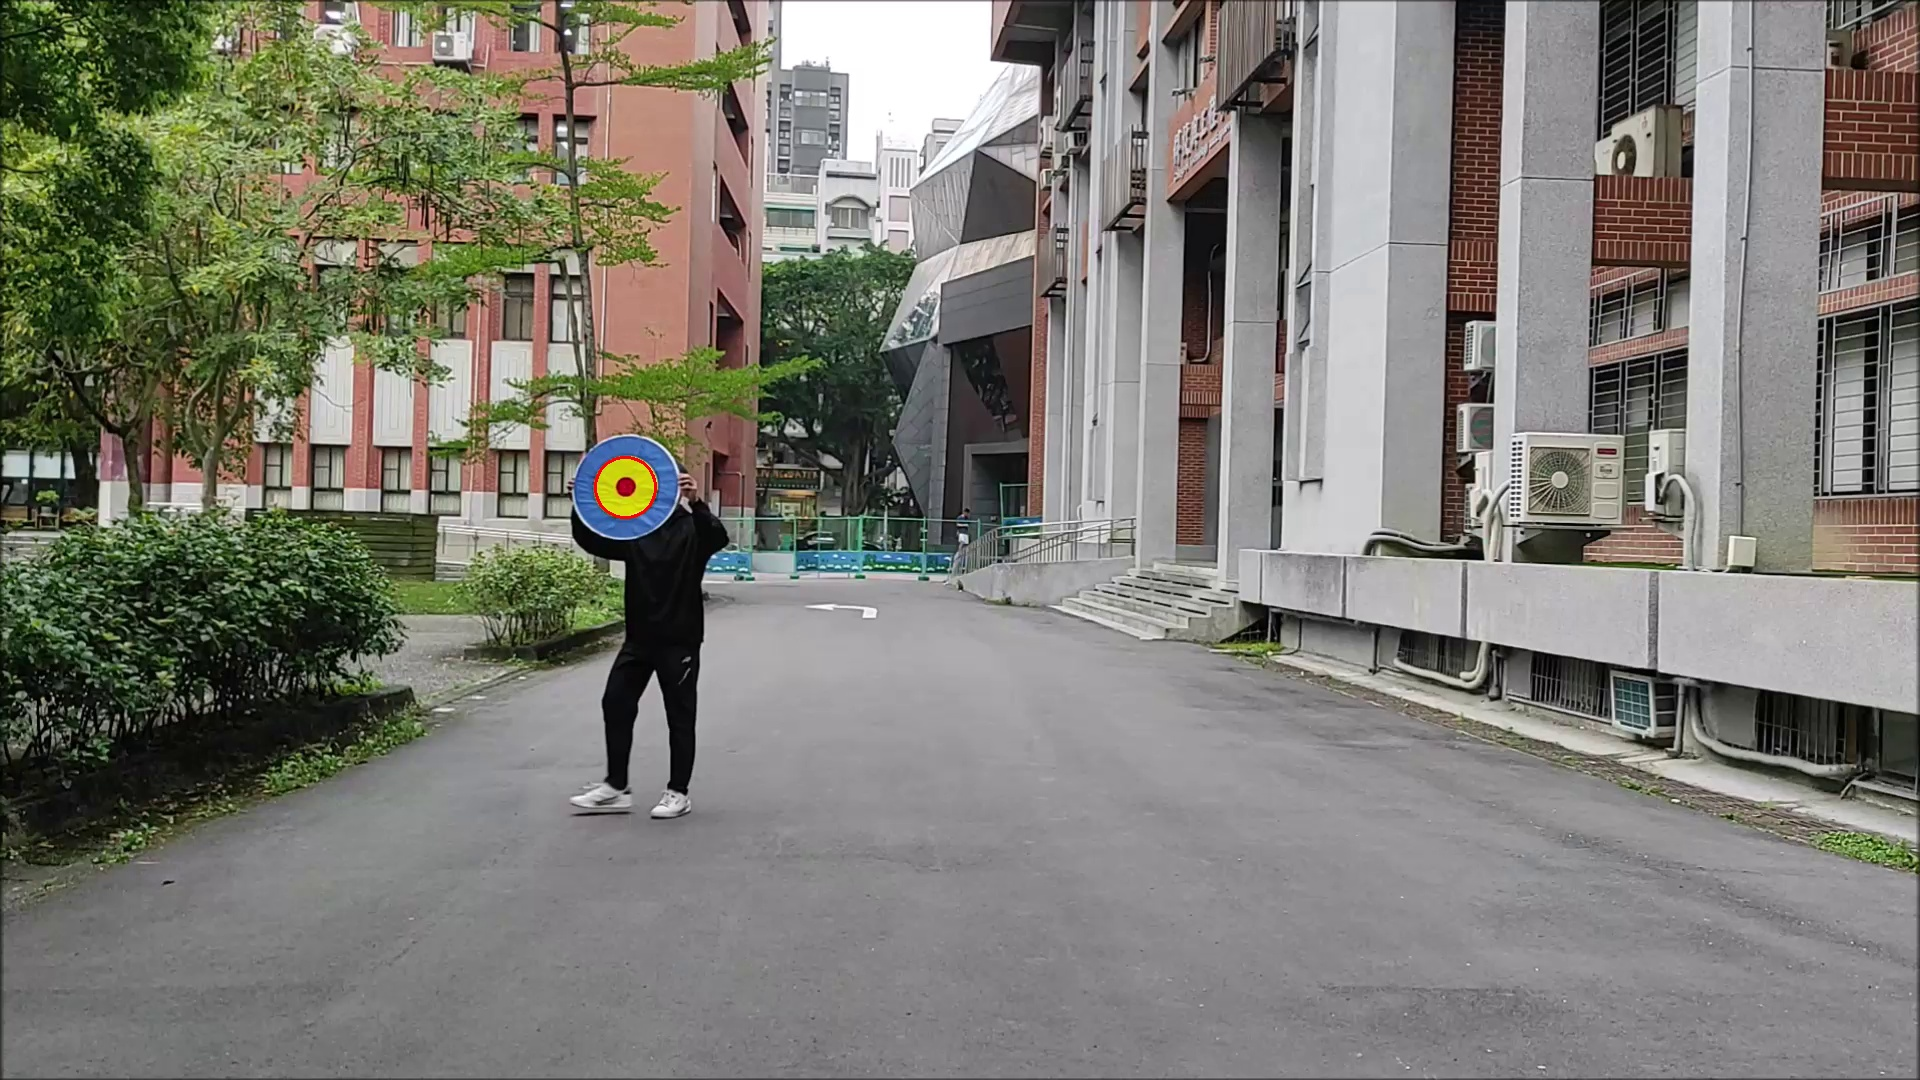

This figure's Python source:
import cv2
import numpy as np
import os,sys
import argparse
import matplotlib.pyplot as plt


sys.path.append('../')
parser = argparse.ArgumentParser()
parser.add_argument('--video_path','-p', type=str, required=True, help='video_path')

args = parser.parse_args()
video_path = args.video_path
video_name = video_path[5:]

video = cv2.VideoCapture(video_path)

frame_width = int(video.get(3))
frame_height = int(video.get(4))
fps = video.get(cv2.CAP_PROP_FPS)

out = cv2.VideoWriter('./output/own_solved/'+ video_name,cv2.VideoWriter_fourcc(*"mp4v"),fps,(frame_width,frame_height))
center_y = None
t=0
while True:

	ret, frame = video.read()
	if ret is False:
		break

	if t ==1:
		break
	t+=1

	img = frame.copy()
	mor = frame.copy()
	# cv2.imwrite('original.jpg',frame)
	kernel = np.ones((5,5),np.uint8)

	closing = cv2.morphologyEx(mor, cv2.MORPH_CLOSE, kernel)

	closed = cv2.add(closing,img)

	hsv = cv2.cvtColor(closed,cv2.COLOR_BGR2HSV)

	blue_lr = np.array([90, 92, 2])
	blue_ur = np.array([130, 255, 150])
	blue_mask = cv2.inRange(hsv, blue_lr, blue_ur)

	# red_lr = np.array([164, 155, 84])
	# red_ur = np.array([179, 255, 255])
	# red_mask = cv2.inRange(hsv, red_lr, red_ur)

	yellow_lr = np.array([20, 136, 210])
	yellow_ur = np.array([40, 255, 255])
	yellow_mask = cv2.inRange(hsv, yellow_lr, yellow_ur)

	blue_cnts, _ = cv2.findContours(blue_mask,cv2.RETR_TREE, cv2.CHAIN_APPROX_SIMPLE)
	# red_cnts, _ = cv2.findContours(red_mask,cv2.RETR_TREE, cv2.CHAIN_APPROX_SIMPLE)
	yellow_cnts, _ = cv2.findContours(yellow_mask,cv2.RETR_TREE, cv2.CHAIN_APPROX_SIMPLE)

	

	for cnt in yellow_cnts:
	    approx_y = cv2.approxPolyDP(cnt, .03*cv2.arcLength(cnt, True), True)
	    ky=cv2.isContourConvex(approx_y)
	    area_y = cv2.contourArea(cnt)
	    if ky & (len(approx_y)>5) & (area_y > 50):
	    	(cx, cy), radius = cv2.minEnclosingCircle(cnt)
	    	center_y = (int(cx),int(cy))
	    	radius = int(radius)
	    	frame = cv2.circle(frame,center_y,radius,(0,0,255),2)


	for cnt in blue_cnts:
	    approx_b = cv2.approxPolyDP(cnt, .03*cv2.arcLength(cnt, True), True)
	    kb=cv2.isContourConvex(approx_b)
	    area_b = cv2.contourArea(cnt)	 
	    if kb & (len(approx_b)>5) & (area_b > 75):
	    	(cx, cy), radius = cv2.minEnclosingCircle(cnt)
	    	center_b = (int(cx),int(cy))
	    	radius = int(radius)
	    	if center_y is None:
	    		pass
	    	else:
		    	diff = (np.diff([center_b, center_y],axis=0) ** 2).sum()
		    	if diff < 200:	    	
		    		frame = cv2.circle(frame,center_b,radius,(0,0,255),2)




	# cv2.imwrite('closing.jpg',closing)
	cv2.imwrite('own_solved1.jpg',frame)
	
	# cv2.imshow('img',frame)

	cv2.waitKey()
	out.write(frame)

video.release()
out.release()
